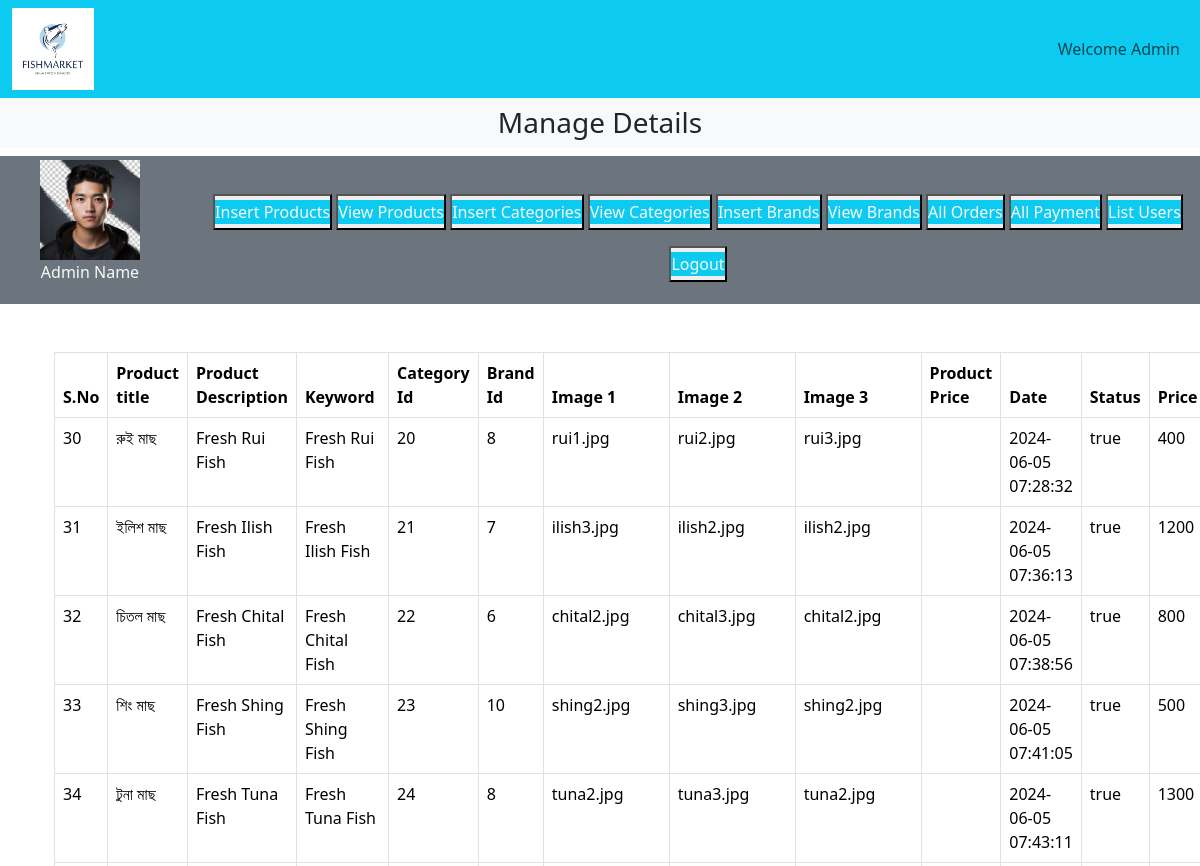
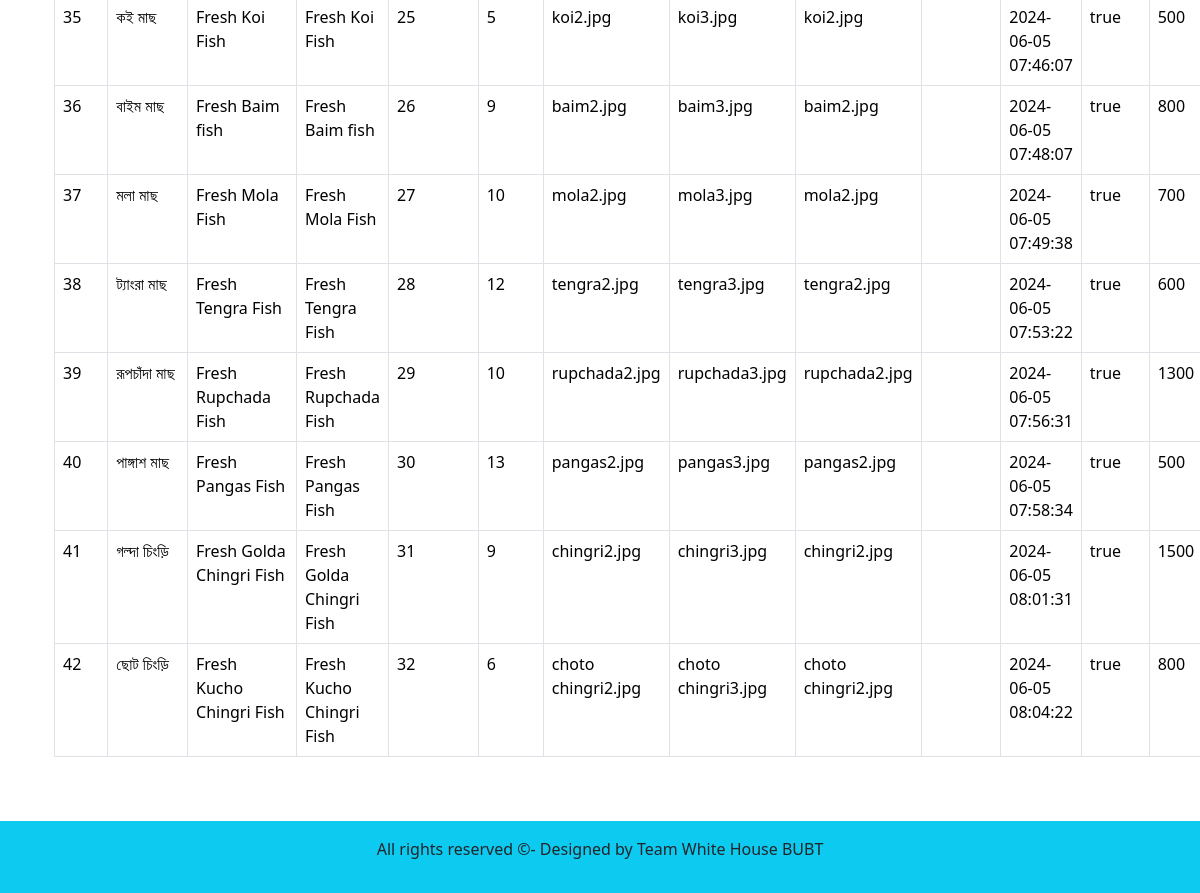
Page /admin_area/index.php?view_products (signed in) on the committed database (2 pictures, top to bottom).
### tables this page shows
CREATE TABLE `products` (
  `product_id` int(11) NOT NULL,
  `product_title` varchar(100) NOT NULL,
  `product_description` varchar(255) NOT NULL,
  `product_keywords` varchar(255) NOT NULL,
  `category_id` int(11) NOT NULL,
  `brand_id` int(11) NOT NULL,
  `product_image1` varchar(255) NOT NULL,
  `product_image2` varchar(255) NOT NULL,
  `product_image3` varchar(255) NOT NULL,
  `product_price` varchar(100) NOT NULL,
  `date` timestamp NOT NULL DEFAULT current_timestamp() ON UPDATE current_timestamp(),
  `status` varchar(100) NOT NULL,
  `price` varchar(50) DEFAULT NULL
);

### admin_area/view_products.php (the view)
<div class="container">
    <div class="row">
        <div class="col-12">
            <table class="table table-bordered table-hover table-stripped">
                <thead>
                    <th>S.No</th>
                    <th>Product title</th>
                    <th>Product Description</th>
                    <th>Keyword</th>
                    <th>Category Id</th>
                    <th>Brand Id</th>
                    <th>Image 1</th>
                    <th>Image 2</th>
                    <th>Image 3</th>
                    <th>Product Price</th>
                    <th>Date</th>
                    <th>Status</th>
                    <th>Price</th>
                </thead>
                <tbody>
                    <?php
                    $query = "SELECT * FROM products";
                    $res = mysqli_query($con, $query);
                    while ($data = mysqli_fetch_assoc($res)) {
                        ?>
                        <tr>
                            <td><?php echo $data['product_id']; ?></td>
                            <td><?php echo $data['product_title']; ?></td>
                            <td><?php echo $data['product_description']; ?></td>
                            <td><?php echo $data['product_keywords']; ?></td>
                            <td><?php echo $data['category_id']; ?></td>
                            <td><?php echo $data['brand_id']; ?></td>
                            <td><?php echo $data['product_image1']; ?></td>
                            <td><?php echo $data['product_image2']; ?></td>
                            <td><?php echo $data['product_image3']; ?></td>
                            <td><?php echo $data['product_price']; ?></td>
                            <td><?php echo $data['date']; ?></td>
                            <td><?php echo $data['status']; ?></td>
                            <td><?php echo $data['price']; ?></td>
                        </tr>
                        <?php
                    }
                    ?>
                </tbody>
            </table>
        </div>
    </div>
</div>

### style.css (style rules this page uses)
* { margin: 0; padding: 0; box-sizing: border-box; }

### rows in the picture
products: product_id "30", product_title "রুই মাছ", product_description "Fresh Rui Fish", product_keywords "Fresh Rui Fish", category "20", brand "8", product_image1 "rui1.jpg", product_image2 "rui2.jpg", product_image3 "rui3.jpg", date "2024-06-05 07:28:32", status "true", price "400"
products: product_id "31", product_title "ইলিশ মাছ", product_description "Fresh Ilish Fish", product_keywords "Fresh Ilish Fish", category "21", brand "7", product_image1 "ilish3.jpg", product_image2 "ilish2.jpg", product_image3 "ilish2.jpg", date "2024-06-05 07:36:13", status "true", price "1200"
products: product_id "32", product_title "চিতল মাছ", product_description "Fresh Chital Fish", product_keywords "Fresh Chital Fish", category "22", brand "6", product_image1 "chital2.jpg", product_image2 "chital3.jpg", product_image3 "chital2.jpg", date "2024-06-05 07:38:56", status "true", price "800"
products: product_id "33", product_title "শিং মাছ", product_description "Fresh Shing Fish", product_keywords "Fresh Shing Fish", category "23", brand "10", product_image1 "shing2.jpg", product_image2 "shing3.jpg", product_image3 "shing2.jpg", date "2024-06-05 07:41:05", status "true", price "500"
products: product_id "34", product_title "টুনা মাছ", product_description "Fresh Tuna Fish", product_keywords "Fresh Tuna Fish", category "24", brand "8", product_image1 "tuna2.jpg", product_image2 "tuna3.jpg", product_image3 "tuna2.jpg", date "2024-06-05 07:43:11", status "true", price "1300"
products: product_id "35", product_title "কই মাছ", product_description "Fresh Koi Fish", product_keywords "Fresh Koi Fish", category "25", brand "5", product_image1 "koi2.jpg", product_image2 "koi3.jpg", product_image3 "koi2.jpg", date "2024-06-05 07:46:07", status "true", price "500"
products: product_id "36", product_title "বাইম মাছ", product_description "Fresh Baim fish", product_keywords "Fresh Baim fish", category "26", brand "9", product_image1 "baim2.jpg", product_image2 "baim3.jpg", product_image3 "baim2.jpg", date "2024-06-05 07:48:07", status "true", price "800"
products: product_id "37", product_title "মলা মাছ", product_description "Fresh Mola Fish", product_keywords "Fresh Mola Fish", category "27", brand "10", product_image1 "mola2.jpg", product_image2 "mola3.jpg", product_image3 "mola2.jpg", date "2024-06-05 07:49:38", status "true", price "700"
products: product_id "38", product_title "ট্যাংরা মাছ", product_description "Fresh Tengra Fish", product_keywords "Fresh Tengra Fish", category "28", brand "12", product_image1 "tengra2.jpg", product_image2 "tengra3.jpg", product_image3 "tengra2.jpg", date "2024-06-05 07:53:22", status "true", price "600"
products: product_id "39", product_title "রূপচাঁদা মাছ", product_description "Fresh Rupchada Fish", product_keywords "Fresh Rupchada Fish", category "29", brand "10", product_image1 "rupchada2.jpg", product_image2 "rupchada3.jpg", product_image3 "rupchada2.jpg", date "2024-06-05 07:56:31", status "true", price "1300"
products: product_id "40", product_title "পাঙ্গাশ মাছ", product_description "Fresh Pangas Fish", product_keywords "Fresh Pangas Fish", category "30", brand "13", product_image1 "pangas2.jpg", product_image2 "pangas3.jpg", product_image3 "pangas2.jpg", date "2024-06-05 07:58:34", status "true", price "500"
products: product_id "41", product_title "গল্দা চিংড়ি", product_description "Fresh Golda Chingri Fish", product_keywords "Fresh Golda Chingri Fish", category "31", brand "9", product_image1 "chingri2.jpg", product_image2 "chingri3.jpg", product_image3 "chingri2.jpg", date "2024-06-05 08:01:31", status "true", price "1500"
products: product_id "42", product_title "ছোট চিংড়ি", product_description "Fresh Kucho Chingri Fish", product_keywords "Fresh Kucho Chingri Fish", category "32", brand "6", product_image1 "choto chingri2.jpg", product_image2 "choto chingri3.jpg", product_image3 "choto chingri2.jpg", date "2024-06-05 08:04:22", status "true", price "800"

### other values in the picture
$_SESSION['logged_admin_name'] "Admin"
